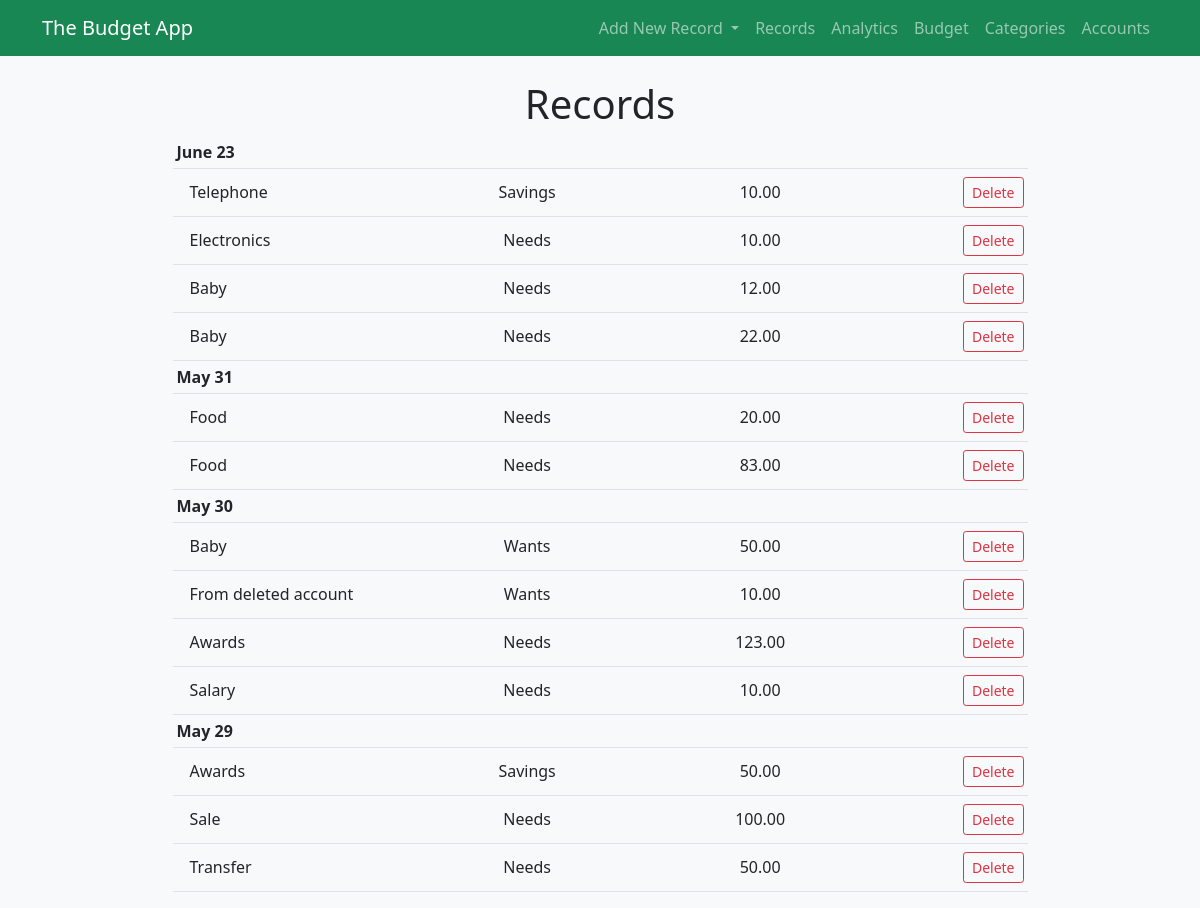
The app's page /records, older data.
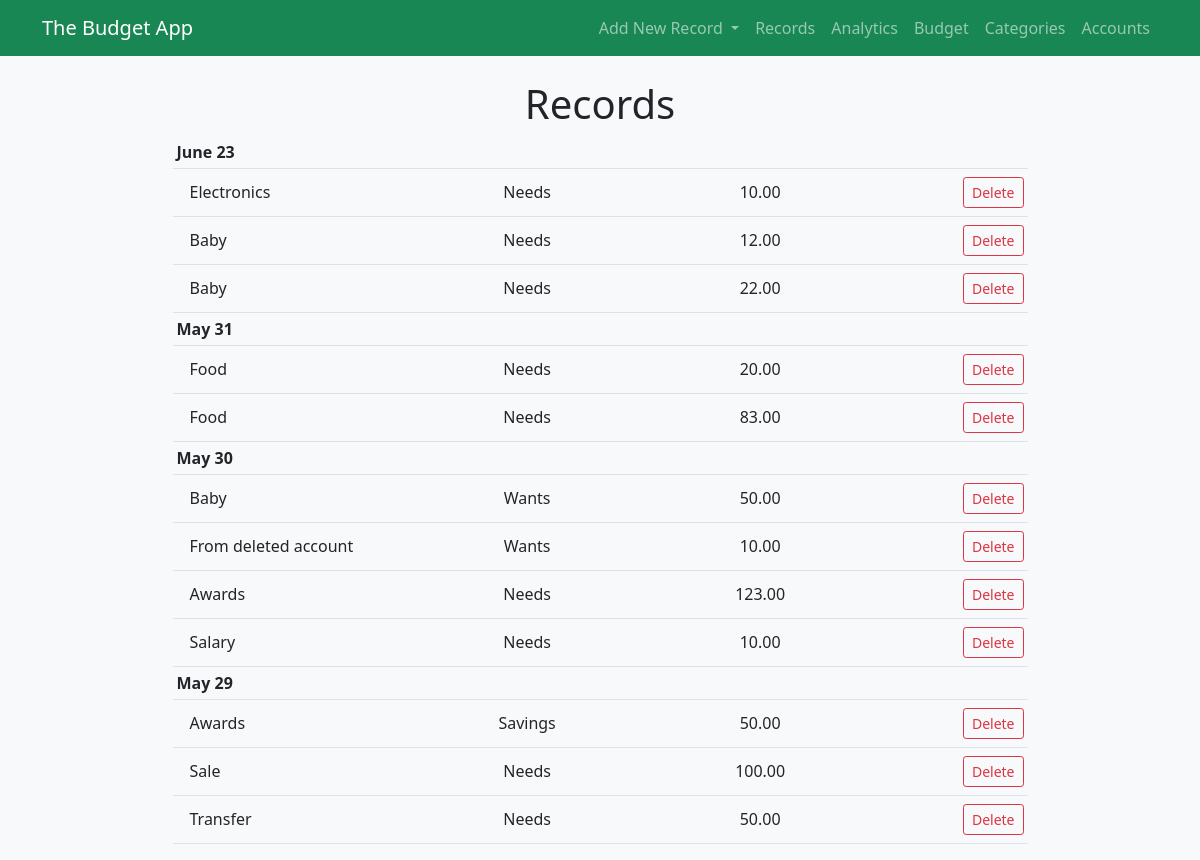
The same page, newer data.
### the_budget_app/models.py (models this page shows, shortened)
class Ledger(models.Model):
    account = models.ForeignKey(Account, on_delete=models.CASCADE)
    category = models.ForeignKey(Category, on_delete=models.CASCADE)
    to_account = models.ForeignKey(Account, on_delete=models.CASCADE, null=True, related_name='to_account')
    amount = models.FloatField(default=0)
    note = models.CharField(max_length=200, blank=True)
    date_created = models.DateTimeField()
    class Meta:
        db_table = 'ledger'

class Category(models.Model):
    CATEGORY_TYPE = (
        ('income', 'Income'),
        ('expense', 'Expense'),
        ('transfer','Transfer')
    )
    category_type = models.CharField(max_length=8, choices=CATEGORY_TYPE)
    category_name = models.CharField(max_length=200)
    editable = models.BooleanField(default=True)
    class Meta:
        db_table = 'category'
        verbose_name_plural = 'categories'

class Account(models.Model):
    account_name = models.CharField(max_length=200)
    splitting_percent = models.IntegerField(default=0)
    amount = models.FloatField(default=0)
    class Meta:
        db_table = 'account'

### the_budget_app/views/records_view.py (the view)
# urls.py: path('', index.index, name='index'),
def index(request):
    all_record = Ledger.objects.all().order_by('-date_created')
    context = {
        'records': all_record
    }
    return render(request, INDEX_RECORD, context)

### the_budget_app/templates/the_budget_app/records/records.html (shortened to what this page needs)
{% extends '../base.html' %}
{% block content %}
<div class="container-lg mt-4">
    <h1 class="text-center">Records</h1>
    <div class="row justify-content-center">
        <table class="table table-hover table-sm" style="max-width: 75%;">
            <tbody>
                {% if records %}
                    {% regroup records by date_created|date:"F j" as records %}
                    {% for date_created in records %}
                    <tr>
                        <th colspan="2">{{ date_created.grouper }}</th>
                    </tr>
                        {% for record in date_created.list %}
                        <tr>
                            <td>
                                <a role="button" type="button" class="btn d-flex align-items-center row" data-bs-toggle="modal" data-bs-target="#modal{{ record.pk }}">
                                    <p class="m-0 col text-start">{{ record.category.category_name }}</p>
                                    <p class="m-0 col">{{ record.account.account_name }}</p>
                                    <p class="m-0 col">{{ record.amount|floatformat:"2g" }}</p>
                                </a>
                            </td>
                            <td>
                                <form class="my-1 d-flex justify-content-end" action="{% url 'the_budget:delete_record' record.pk %}" method="post">
                                    <input class="btn btn-outline-danger btn-sm" type="submit" value="Delete">
                                </form>
                            </td>
                        </tr>
                        {% endfor %}
                    {% endfor %}
                {% else %}
                No data
                {% endif %}
            </tbody>
        </table>
    </div>
</div>
{% endblock content %}

### the_budget_app/templates/the_budget_app/base.html (shortened to what this page needs)
<!DOCTYPE html>
<html lang="en">
<head>
    {% load static %}
    <link rel="stylesheet" href="{% static 'the_budget_app/bootstrap.min.css' %}">
    <link rel="stylesheet" href="{% static 'the_budget_app/style.css' %}">
</head>
<body class="bg-light">
    <nav class="navbar navbar-expand-lg navbar-dark bg-success">
        <div class="container-md">
            <a class="navbar-brand" href="{% url 'the_budget:index' %}">The Budget App</a>
            <div class="collapse navbar-collapse justify-content-end" id="navbarSupportedContent">
            <ul class="navbar-nav mb-2 mb-lg-0">
                <li class="nav-item dropdown">
                <a class="nav-link dropdown-toggle" href="#" id="navbarDropdown" role="button" data-bs-toggle="dropdown" aria-expanded="false">
                    Add New Record
                </a>
                </li>
                <li class="nav-item">
                    <a class="nav-link" href="{% url 'the_budget:record' %}">Records</a>
                </li>
                <li class="nav-item">
                    <a class="nav-link" href="#">Analytics</a>
                </li>
                <li class="nav-item">
                    <a class="nav-link" href="{% url 'the_budget:budget' %}">Budget</a>
                </li>
                <li class="nav-item">
                    <a class="nav-link" href="{% url 'the_budget:category' %}">Categories</a>
                </li>
                <li class="nav-item">
                    <a class="nav-link" href="{% url 'the_budget:account' %}">Accounts</a>
                </li>
            </ul>
        </div>
        </div>
    </nav>
    {% block content %}
    {% endblock %}
</body>
</html>

Row changes from the older to the newer data that the page shows:
removed Ledger: category.category_name "Telephone", account.account_name "Savings", amount "10.00", shown under "June 23"
